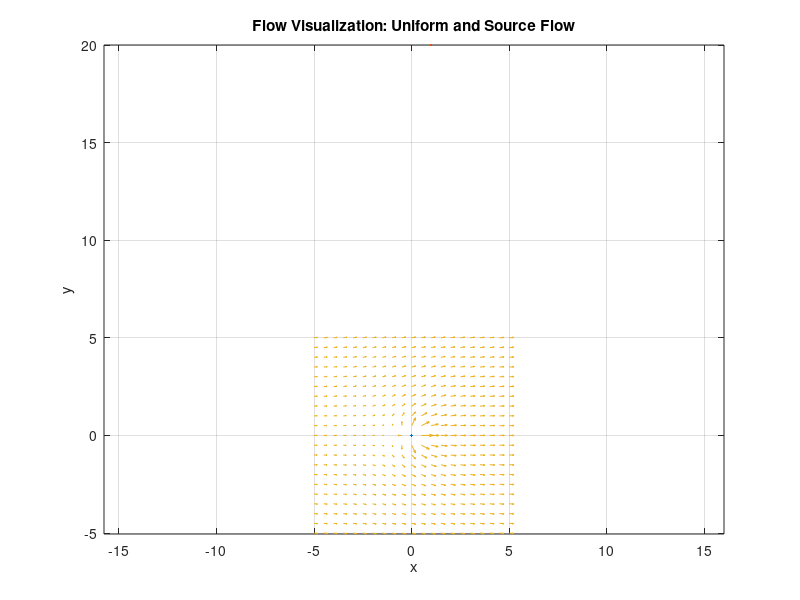

Source code (MATLAB):
clc
clear
close all

format long

% Define grid
[x, y] = meshgrid(-5:0.5:5, -5:0.5:5);

% Define uniform flow parameters
uniform_velocity = 1; % magnitude of uniform flow
uniform_angle = 0;   % angle of uniform flow (in radians)

% Define source flow parameters
source_strength = 1; % strength of the source
source_x = 0;  % x-coordinate of the source
source_y = 0;  % y-coordinate of the source

% Calculate velocity components for uniform flow
u_uniform = uniform_velocity * cos(uniform_angle);
v_uniform = uniform_velocity * sin(uniform_angle);

% Calculate velocity components for source flow
u_source = source_strength .* (x - source_x) ./ ((x - source_x).^2 + (y - source_y).^2);
v_source = source_strength .* (y - source_y) ./ ((x - source_x).^2 + (y - source_y).^2);

% Total velocity components
u = u_uniform + u_source;
v = v_uniform + v_source;

% Plot flow field + components
plot(source_x, source_y, Marker=".", MarkerSize=20)
hold on
quiver(x, y, u, v);
xlabel('x');
ylabel('y');
title('Flow Visualization: Uniform and Source Flow');
axis equal
grid